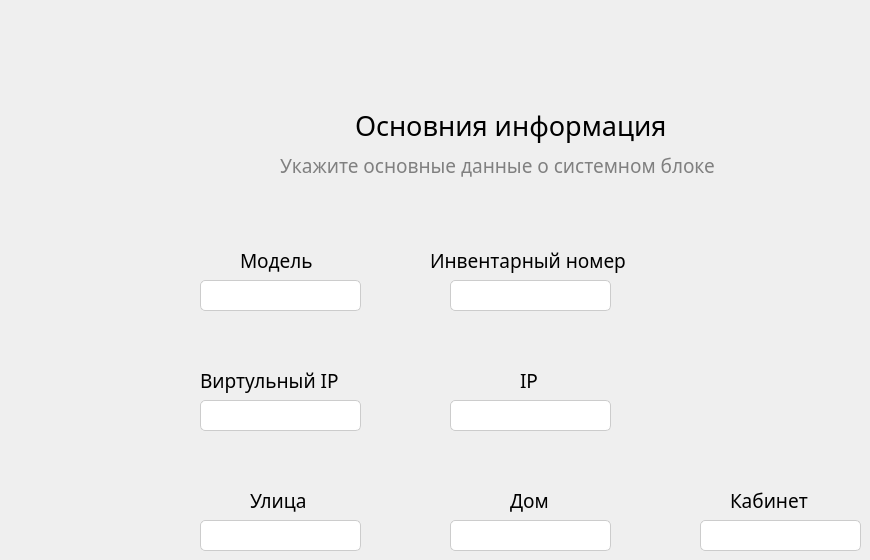
    <widget class="QWidget" name="widget_1">
     <widget class="QLabel" name="label">
      <property name="geometry">
       <rect>
        <x>355</x>
        <y>100</y>
        <width>341</width>
        <height>51</height>
       </rect>
      </property>
      <property name="font">
       <font>
        <family>Comfortaa</family>
        <pointsize>20</pointsize>
        <bold>false</bold>
       </font>
      </property>
      <property name="styleSheet">
       <string notr="true">background-color: none;
</string>
      </property>
      <property name="text">
       <string>Основния информация</string>
      </property>
     </widget>
     <widget class="QLabel" name="label_2">
      <property name="geometry">
       <rect>
        <x>280</x>
        <y>140</y>
        <width>501</width>
        <height>51</height>
       </rect>
      </property>
      <property name="font">
       <font>
        <family>Comfortaa</family>
        <pointsize>14</pointsize>
        <bold>false</bold>
       </font>
      </property>
      <property name="styleSheet">
       <string notr="true">background-color: none;
color: grey;</string>
      </property>
      <property name="text">
       <string>Укажите основные данные о системном блоке</string>
      </property>
     </widget>
     <widget class="QLabel" name="label_5">
      <property name="geometry">
       <rect>
        <x>25</x>
        <y>135</y>
        <width>21</width>
        <height>20</height>
       </rect>
      </property>
      <property name="text">
       <string/>
      </property>
      <property name="pixmap">
       <pixmap>icons/ellipsis.png</pixmap>
      </property>
      <property name="scaledContents">
       <bool>true</bool>
      </property>
     </widget>
     <widget class="QLabel" name="label_6">
      <property name="geometry">
       <rect>
        <x>240</x>
        <y>240</y>
        <width>81</width>
        <height>41</height>
       </rect>
      </property>
      <property name="font">
       <font>
        <family>Comfortaa</family>
        <pointsize>14</pointsize>
       </font>
      </property>
      <property name="text">
       <string>Модель</string>
      </property>
     </widget>
     <widget class="QLabel" name="label_7">
      <property name="geometry">
       <rect>
        <x>430</x>
        <y>240</y>
        <width>231</width>
        <height>41</height>
       </rect>
      </property>
      <property name="font">
       <font>
        <family>Comfortaa</family>
        <pointsize>14</pointsize>
       </font>
      </property>
      <property name="text">
       <string>Инвентарный номер</string>
      </property>
     </widget>
     <widget class="QLabel" name="label_8">
      <property name="geometry">
       <rect>
        <x>520</x>
        <y>360</y>
        <width>21</width>
        <height>41</height>
       </rect>
      </property>
      <property name="font">
       <font>
        <family>Comfortaa</family>
        <pointsize>14</pointsize>
       </font>
      </property>
      <property name="text">
       <string>IP</string>
      </property>
     </widget>
     <widget class="QLabel" name="label_9">
      <property name="geometry">
       <rect>
        <x>200</x>
        <y>360</y>
        <width>161</width>
        <height>41</height>
       </rect>
      </property>
      <property name="font">
       <font>
        <family>Comfortaa</family>
        <pointsize>14</pointsize>
       </font>
      </property>
      <property name="text">
       <string>Виртульный IP</string>
      </property>
     </widget>
     <widget class="QLabel" name="label_10">
      <property name="geometry">
       <rect>
        <x>250</x>
        <y>480</y>
        <width>71</width>
        <height>41</height>
       </rect>
      </property>
      <property name="font">
       <font>
        <family>Comfortaa</family>
        <pointsize>14</pointsize>
       </font>
      </property>
      <property name="text">
       <string>Улица</string>
      </property>
     </widget>
     <widget class="QLabel" name="label_11">
      <property name="geometry">
       <rect>
        <x>510</x>
        <y>480</y>
        <width>51</width>
        <height>41</height>
       </rect>
      </property>
      <property name="font">
       <font>
        <family>Comfortaa</family>
        <pointsize>14</pointsize>
       </font>
      </property>
      <property name="text">
       <string>Дом</string>
      </property>
     </widget>
     <widget class="QLabel" name="label_12">
      <property name="geometry">
       <rect>
        <x>730</x>
        <y>480</y>
        <width>101</width>
        <height>41</height>
       </rect>
      </property>
      <property name="font">
       <font>
        <family>Comfortaa</family>
        <pointsize>14</pointsize>
       </font>
      </property>
      <property name="text">
       <string>Кабинет</string>
      </property>
     </widget>
     <widget class="QLineEdit" name="lineEdit">
      <property name="geometry">
       <rect>
        <x>200</x>
        <y>280</y>
        <width>161</width>
        <height>31</height>
       </rect>
      </property>
      <property name="font">
       <font>
        <family>Comfortaa</family>
        <pointsize>11</pointsize>
       </font>
      </property>
      <property name="styleSheet">
       <string notr="true">QLineEdit {
    border: 1px solid #ccc;
    border-radius: 8px;
    padding: 2px;
    background-color: white;
}

QLineEdit:hover {
    border: 1px solid #0A74F0; /* Измените цвет рамки при наведении, если нужно */
}

QLineEdit:focus {
    border: 1px solid #0A74F0; /* Измените цвет рамки при фокусе, если нужно */
}

QLineEdit {
    background-color: white;
}

QLineEdit::hover {
    border: 1px solid #0A74F0; /* Измените цвет рамки при наведении, если нужно */
}

QLineEdit::focus {
    border: 1px solid #0A74F0; /* Измените цвет рамки при фокусе, если нужно */
}

QLineEdit {
    border: 1px solid #ccc;
    border-radius: 5px;
    padding: 2px;
    background-color: white;
    box-shadow: 2px 2px 5px #0A74F0;
}
</string>
      </property>
     </widget>
     <widget class="QLineEdit" name="lineEdit_2">
      <property name="geometry">
       <rect>
        <x>450</x>
        <y>280</y>
        <width>161</width>
        <height>31</height>
       </rect>
      </property>
      <property name="font">
       <font>
        <family>Comfortaa</family>
        <pointsize>11</pointsize>
       </font>
      </property>
      <property name="styleSheet">
       <string notr="true">QLineEdit {
    border: 1px solid #ccc;
    border-radius: 8px;
    padding: 2px;
    background-color: white;
}

QLineEdit:hover {
    border: 1px solid #0A74F0; /* Измените цвет рамки при наведении, если нужно */
}

QLineEdit:focus {
    border: 1px solid #0A74F0; /* Измените цвет рамки при фокусе, если нужно */
}

QLineEdit {
    background-color: white;
}

QLineEdit::hover {
    border: 1px solid #0A74F0; /* Измените цвет рамки при наведении, если нужно */
}

QLineEdit::focus {
    border: 1px solid #0A74F0; /* Измените цвет рамки при фокусе, если нужно */
}

QLineEdit {
    border: 1px solid #ccc;
    border-radius: 5px;
    padding: 2px;
    background-color: white;
    box-shadow: 2px 2px 5px #0A74F0;
}
</string>
      </property>
     </widget>
     <widget class="QLineEdit" name="lineEdit_3">
      <property name="geometry">
       <rect>
        <x>200</x>
        <y>400</y>
        <width>161</width>
        <height>31</height>
       </rect>
      </property>
      <property name="font">
       <font>
        <family>Comfortaa</family>
        <pointsize>11</pointsize>
       </font>
      </property>
      <property name="styleSheet">
       <string notr="true">QLineEdit {
    border: 1px solid #ccc;
    border-radius: 8px;
    padding: 2px;
    background-color: white;
}

QLineEdit:hover {
    border: 1px solid #0A74F0; /* Измените цвет рамки при наведении, если нужно */
}

QLineEdit:focus {
    border: 1px solid #0A74F0; /* Измените цвет рамки при фокусе, если нужно */
}

QLineEdit {
    background-color: white;
}

QLineEdit::hover {
    border: 1px solid #0A74F0; /* Измените цвет рамки при наведении, если нужно */
}

QLineEdit::focus {
    border: 1px solid #0A74F0; /* Измените цвет рамки при фокусе, если нужно */
}

QLineEdit {
    border: 1px solid #ccc;
    border-radius: 5px;
    padding: 2px;
    background-color: white;
    box-shadow: 2px 2px 5px #0A74F0;
}
</string>
      </property>
     </widget>
     <widget class="QLineEdit" name="lineEdit_4">
      <property name="geometry">
       <rect>
        <x>450</x>
        <y>400</y>
        <width>161</width>
        <height>31</height>
       </rect>
      </property>
      <property name="font">
       <font>
        <family>Comfortaa</family>
        <pointsize>11</pointsize>
       </font>
      </property>
      <property name="styleSheet">
       <string notr="true">QLineEdit {
    border: 1px solid #ccc;
    border-radius: 8px;
    padding: 2px;
    background-color: white;
}

QLineEdit:hover {
    border: 1px solid #0A74F0; /* Измените цвет рамки при наведении, если нужно */
}

QLineEdit:focus {
    border: 1px solid #0A74F0; /* Измените цвет рамки при фокусе, если нужно */
}

QLineEdit {
    background-color: white;
}

QLineEdit::hover {
    border: 1px solid #0A74F0; /* Измените цвет рамки при наведении, если нужно */
}

QLineEdit::focus {
    border: 1px solid #0A74F0; /* Измените цвет рамки при фокусе, если нужно */
}

QLineEdit {
    border: 1px solid #ccc;
    border-radius: 5px;
    padding: 2px;
    background-color: white;
    box-shadow: 2px 2px 5px #0A74F0;
}
</string>
      </property>
     </widget>
     <widget class="QLineEdit" name="lineEdit_5">
      <property name="geometry">
       <rect>
        <x>200</x>
        <y>520</y>
        <width>161</width>
        <height>31</height>
       </rect>
      </property>
      <property name="font">
       <font>
        <family>Comfortaa</family>
        <pointsize>11</pointsize>
       </font>
      </property>
      <property name="styleSheet">
       <string notr="true">QLineEdit {
    border: 1px solid #ccc;
    border-radius: 8px;
    padding: 2px;
    background-color: white;
}

QLineEdit:hover {
    border: 1px solid #0A74F0; /* Измените цвет рамки при наведении, если нужно */
}

QLineEdit:focus {
    border: 1px solid #0A74F0; /* Измените цвет рамки при фокусе, если нужно */
}

QLineEdit {
    background-color: white;
}

QLineEdit::hover {
    border: 1px solid #0A74F0; /* Измените цвет рамки при наведении, если нужно */
}

QLineEdit::focus {
    border: 1px solid #0A74F0; /* Измените цвет рамки при фокусе, если нужно */
}

QLineEdit {
    border: 1px solid #ccc;
    border-radius: 5px;
    padding: 2px;
    background-color: white;
    box-shadow: 2px 2px 5px #0A74F0;
}
</string>
      </property>
     </widget>
     <widget class="QLineEdit" name="lineEdit_6">
      <property name="geometry">
       <rect>
        <x>450</x>
        <y>520</y>
        <width>161</width>
        <height>31</height>
       </rect>
      </property>
      <property name="font">
       <font>
        <family>Comfortaa</family>
        <pointsize>11</pointsize>
       </font>
      </property>
      <property name="styleSheet">
       <string notr="true">QLineEdit {
    border: 1px solid #ccc;
    border-radius: 8px;
    padding: 2px;
    background-color: white;
}

QLineEdit:hover {
    border: 1px solid #0A74F0; /* Измените цвет рамки при наведении, если нужно */
}

QLineEdit:focus {
    border: 1px solid #0A74F0; /* Измените цвет рамки при фокусе, если нужно */
}

QLineEdit {
    background-color: white;
}

QLineEdit::hover {
    border: 1px solid #0A74F0; /* Измените цвет рамки при наведении, если нужно */
}

QLineEdit::focus {
    border: 1px solid #0A74F0; /* Измените цвет рамки при фокусе, если нужно */
}

QLineEdit {
    border: 1px solid #ccc;
    border-radius: 5px;
    padding: 2px;
    background-color: white;
    box-shadow: 2px 2px 5px #0A74F0;
}
</string>
      </property>
     </widget>
     <widget class="QLineEdit" name="lineEdit_7">
      <property name="geometry">
       <rect>
        <x>700</x>
        <y>520</y>
        <width>161</width>
        <height>31</height>
       </rect>
      </property>
      <property name="font">
       <font>
        <family>Comfortaa</family>
        <pointsize>11</pointsize>
       </font>
      </property>
      <property name="styleSheet">
       <string notr="true">QLineEdit {
    border: 1px solid #ccc;
    border-radius: 8px;
    padding: 2px;
    background-color: white;
}

QLineEdit:hover {
    border: 1px solid #0A74F0; /* Измените цвет рамки при наведении, если нужно */
}

QLineEdit:focus {
    border: 1px solid #0A74F0; /* Измените цвет рамки при фокусе, если нужно */
}

QLineEdit {
    background-color: white;
}

QLineEdit::hover {
    border: 1px solid #0A74F0; /* Измените цвет рамки при наведении, если нужно */
}

QLineEdit::focus {
    border: 1px solid #0A74F0; /* Измените цвет рамки при фокусе, если нужно */
}

QLineEdit {
    border: 1px solid #ccc;
    border-radius: 5px;
    padding: 2px;
    background-color: white;
    box-shadow: 2px 2px 5px #0A74F0;
}
</string>
      </property>
     </widget>
     <widget class="QLabel" name="label_19">
      <property name="geometry">
       <rect>
        <x>240</x>
        <y>40</y>
        <width>581</width>
        <height>55</height>
       </rect>
      </property>
      <property name="text">
       <string/>
      </property>
      <property name="pixmap">
       <pixmap>icons/Step1.PNG</pixmap>
      </property>
      <property name="scaledContents">
       <bool>true</bool>
      </property>
     </widget>
    </widget>
